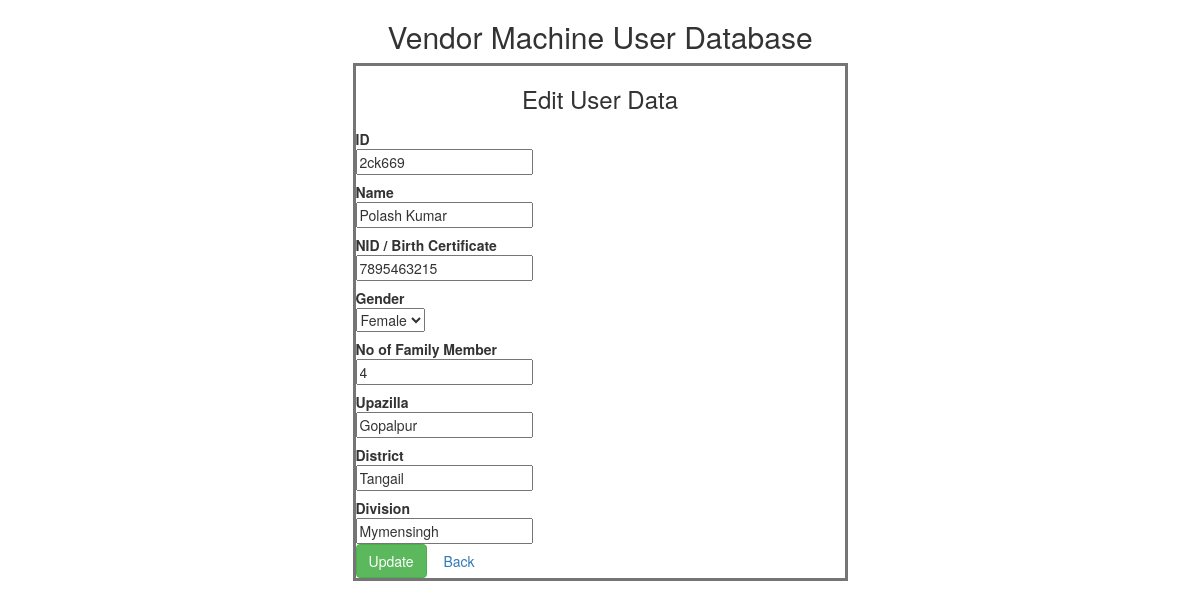
/php/user_update.php?id=2ck669, run on an earlier commit of the app's database.
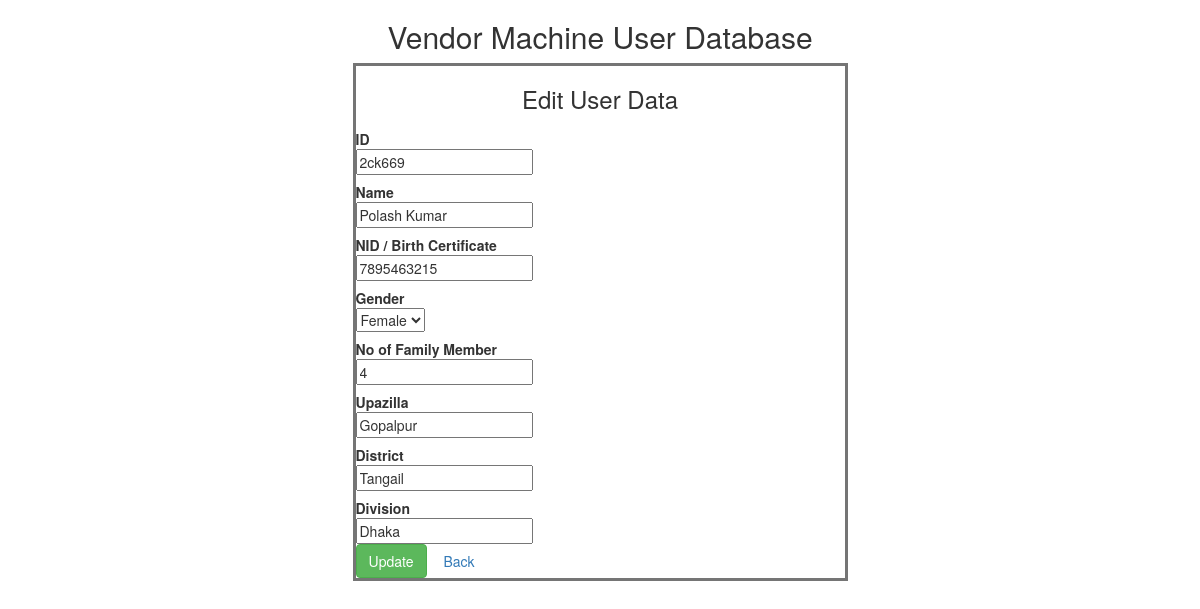
And on a later commit of the database.
### tables this page shows
CREATE TABLE `card_user_info` (
  `name` varchar(100) NOT NULL,
  `id` varchar(100) NOT NULL,
  `nid` varchar(100) NOT NULL,
  `gender` varchar(100) NOT NULL,
  `family_size` varchar(100) NOT NULL,
  `upazilla` varchar(255) NOT NULL,
  `district` varchar(255) NOT NULL,
  `division` varchar(100) NOT NULL,
  `registration_date` date NOT NULL,
  `last_relief_date` date NOT NULL,
  `relief_collected` int(100) NOT NULL
);

### php/user_update.php (the view, shortened to what this page needs)
<?php
    $id = null;
    if ( !empty($_GET['id'])) {
        $id = $_REQUEST['id'];
    }
    $pdo = Database::connect();
	$pdo->setAttribute(PDO::ATTR_ERRMODE, PDO::ERRMODE_EXCEPTION);
	$sql = "SELECT * FROM card_user_info where id = ?";
	$q = $pdo->prepare($sql);
	$q->execute(array($id));
	$data = $q->fetch(PDO::FETCH_ASSOC);
?>
<!DOCTYPE html>
<html lang="en">
<html>
	<head>
		<link rel="stylesheet" href="https://cdnjs.cloudflare.com/ajax/libs/font-awesome/4.7.0/css/font-awesome.min.css">
		<link rel="stylesheet" href="https://maxcdn.bootstrapcdn.com/bootstrap/3.4.1/css/bootstrap.min.css">
	</head>
	<body>
		<h2 align="center">Vendor Machine User Database</h2>
		<div class="container">
			<div class="center" style="margin: 0 auto; width:495px; border-style: solid; border-color: #757575;">
				<div class="row">
					<h3 align="center">Edit User Data</h3>
				</div>
				<form class="form-horizontal" action="user_update_tb.php?id=<?php echo $id?>" method="post">
					<div class="control-group">
						<label class="control-label">ID</label>
						<div class="controls">
							<input name="id" type="text"  placeholder="" value="<?php echo $data['id'];?>" readonly>
						</div>
					</div>
					<div class="control-group">
						<label class="control-label">Name</label>
						<div class="controls">
							<input name="name" type="text"  placeholder="" value="<?php echo $data['name'];?>" required>
						</div>
					</div>
					<div class="control-group">
						<label class="control-label">NID / Birth Certificate</label>
						<div class="controls">
							<input name="nid" type="text"  placeholder="" value="<?php echo $data['nid'];?>" required>
						</div>
					</div>
					<div class="control-group">
						<label class="control-label">Gender</label>
						<div class="controls">
							<select name="gender" id="mySelect">
								<option value="Female">Female</option>
							</select>
						</div>
					</div>
					<div class="control-group">
						<label class="control-label">No of Family Member</label>
						<div class="controls">
							<input name="family_size" type="text" placeholder="" value="<?php echo $data['family_size'];?>" readonly>
						</div>
					</div>
					<div class="control-group">
						<label class="control-label">Upazilla</label>
						<div class="controls">
							<input name="upazilla" type="text"  placeholder="" value="<?php echo $data['upazilla'];?>" required>
						</div>
					</div>
					<div class="control-group">
						<label class="control-label">District</label>
						<div class="controls">
							<input name="district" type="text"  placeholder="" value="<?php echo $data['district'];?>" required>
						</div>
					</div>
					<div class="control-group">
						<label class="control-label">Division</label>
						<div class="controls">
							<input name="division" type="text"  placeholder="" value="<?php echo $data['division'];?>" required>
						</div>
					</div>
					<div class="form-actions">
						<button type="submit" class="btn btn-success">Update</button>
						<a class="btn" href="user_data.php">Back</a>
					</div>
				</form>
			</div>
		</div>
	</body>
</html>

What changed in the data, as far as the page shows it:
changed card_user_info "2ck669": division "Mymensingh" → "Dhaka"
